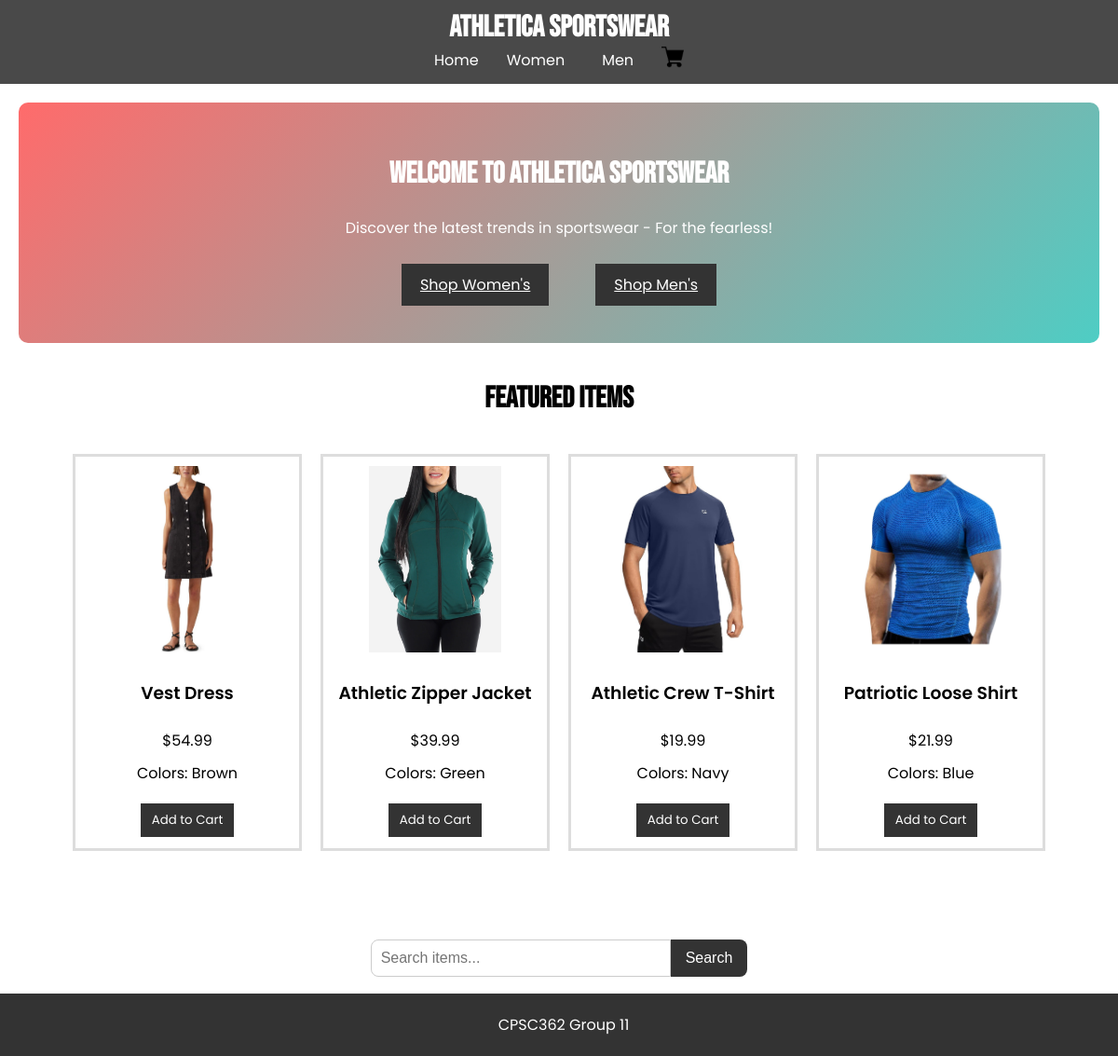
Before: / with the older database file.
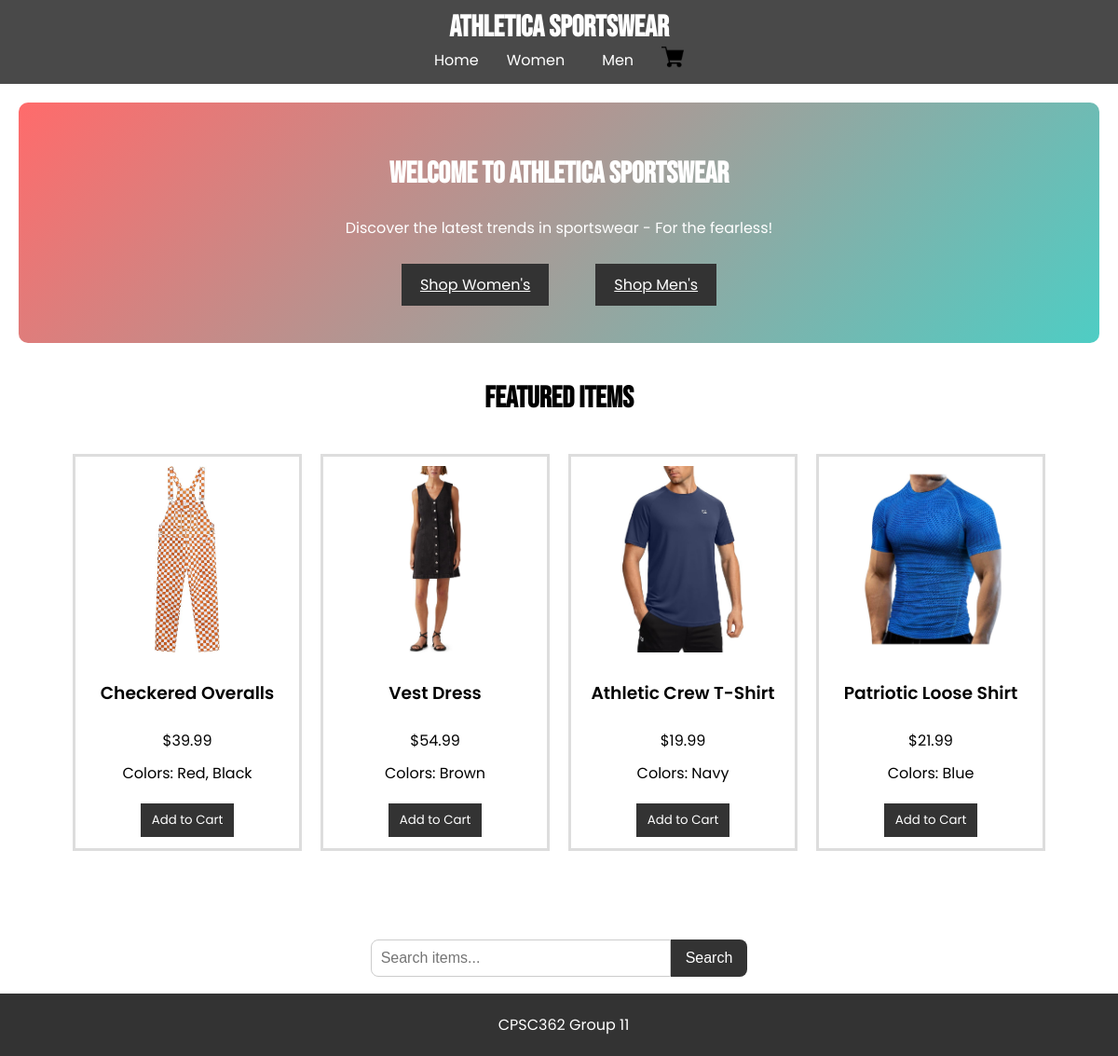
After: the same page with the newer database file.
### tables this page shows
CREATE TABLE items
                    (id TEXT PRIMARY KEY,
                    name TEXT NOT NULL,
                    category TEXT NOT NULL,
                    subcategory TEXT NOT NULL,
                    price REAL NOT NULL,
                    image TEXT,
                    color TEXT);

### app.py (the view)
@app.route('/')
def home():
    with sqlite3.connect(DB_PATH) as con:
        cur = con.cursor()
        cur.execute("SELECT * FROM items WHERE category = 'Women' LIMIT 2")
        women_items = cur.fetchall()
        cur.execute("SELECT * FROM items WHERE category = 'Men' LIMIT 2")
        men_items = cur.fetchall()
        featured_items = women_items + men_items
    return render_template("home.html", featured_items=featured_items)

### templates/home.html (shortened to what this page needs)
{% extends "base.html" %}
{% block content %}
    <section class="home">
        <h2>Welcome to Athletica Sportswear</h2>
        <p>Discover the latest trends in sportswear - For the fearless!</p>
        <div class="home-buttons">
            <a href="{{ url_for('women_clothing') }}" class="cta-button">Shop Women's</a>
            <a href="{{ url_for('men_clothing') }}" class="cta-button">Shop Men's</a>
        </div>
    </section>
    <section class="featured">
        <h2>Featured Items</h2>
        <div class="items">
            {% for item in featured_items %}
                <div class="item">
                    <img src="{{ url_for('static', filename='images/' + item[5]) }}" alt="{{ item[1] }}">
                    <h3>{{ item[1] }}</h3>
                    <p>${{ "%.2f" % item[4] }}</p>
                    <p class="colors">Colors: {{ item[6] }}</p>
                    <form method="POST" action="{{ url_for('add_to_cart') }}">
                        <button type="submit" class="add-to-cart">Add to Cart</button>
                    </form>
                </div>
            {% else %}
                <p>No featured items available.</p>
            {% endfor %}
        </div>
    </section>
{% endblock %}

Changed rows visible on the page:
no longer on this page (row unchanged): items: image (picture), name "Athletic Zipper Jacket", price "39.99", color "Green"
added items: image (picture), name "Checkered Overalls", price "39.99", color "Red, Black"
